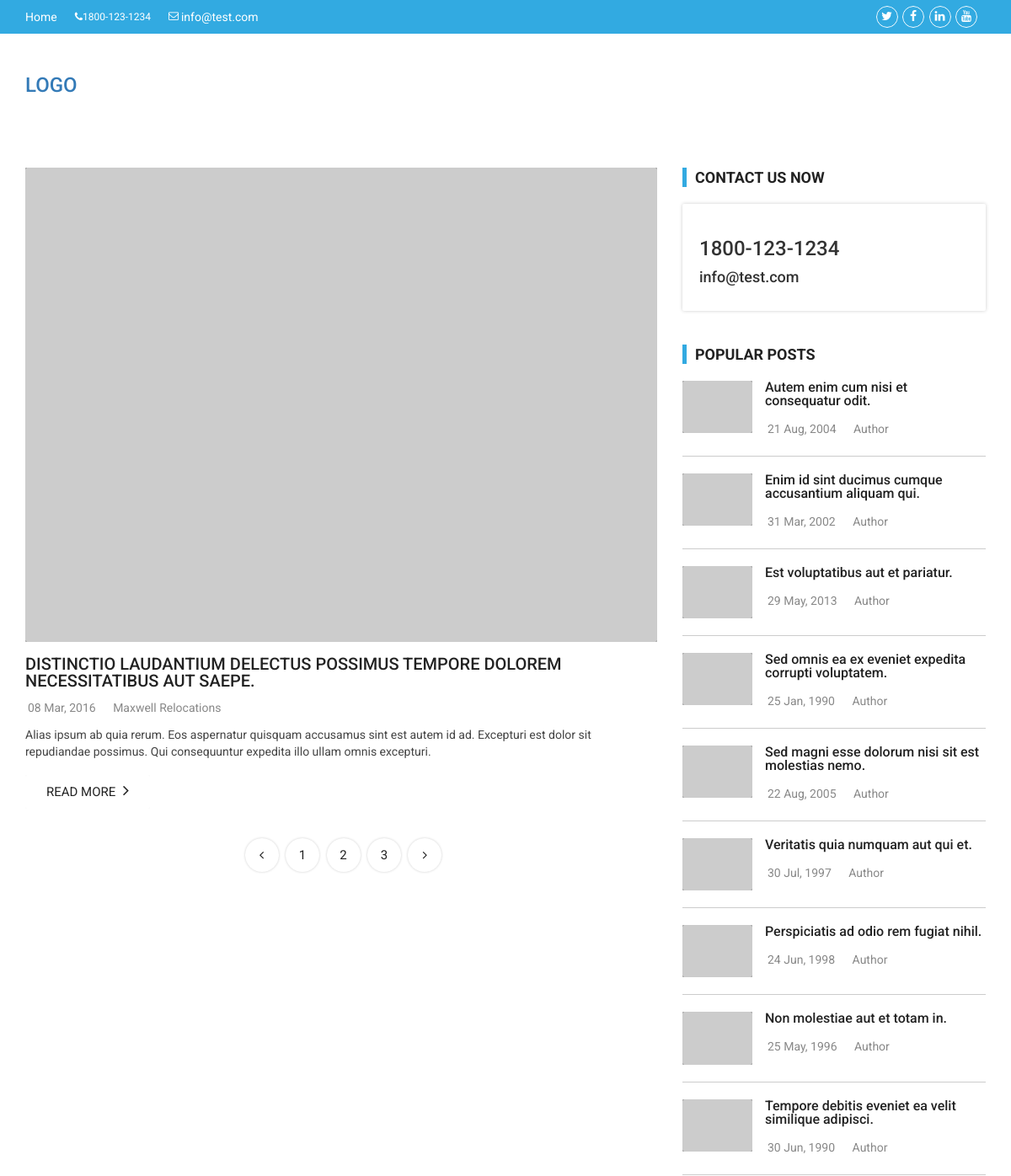
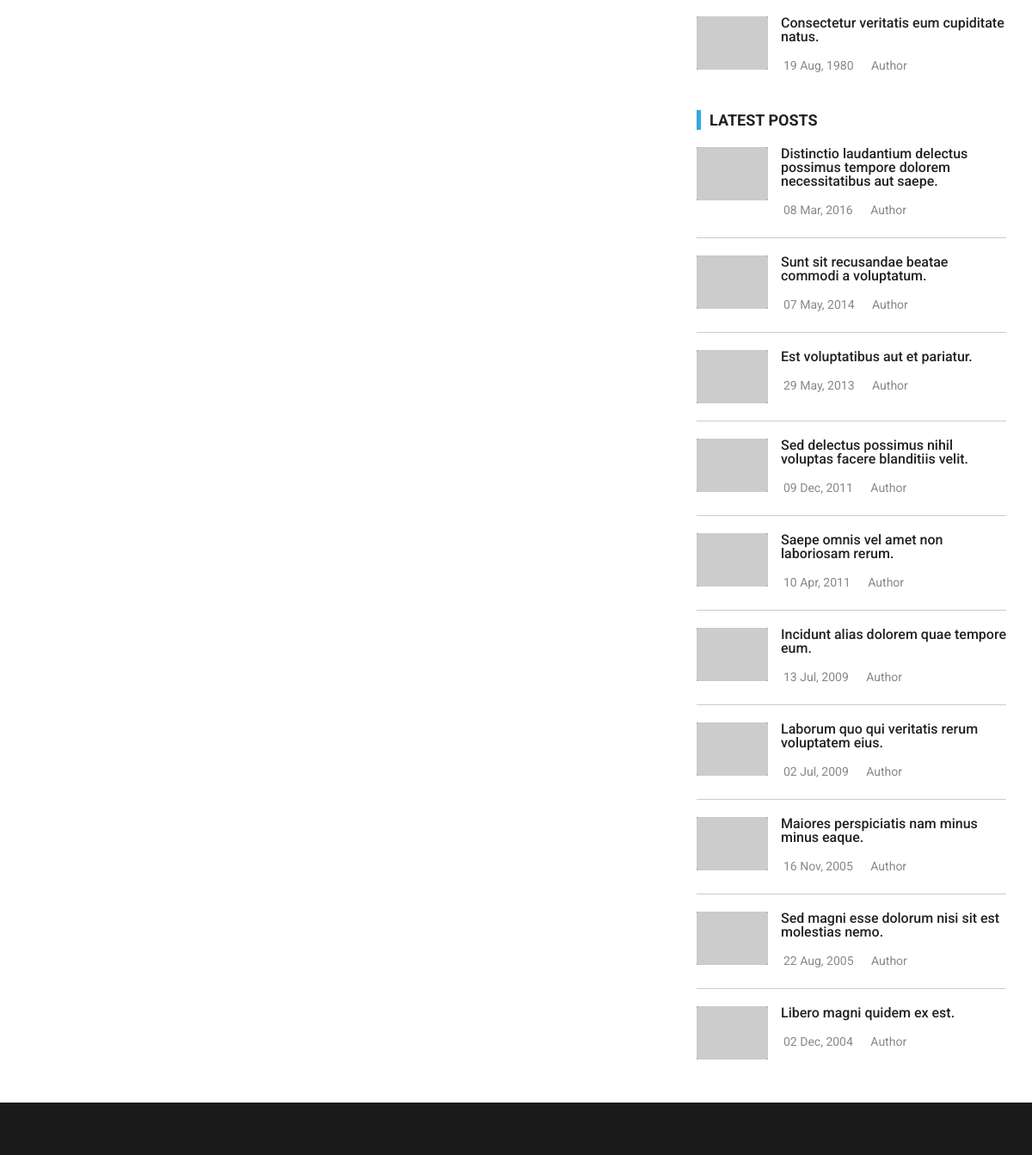
/blog/index.php, run on the app's committed database (2 pictures, top to bottom).
### tables this page shows
CREATE TABLE IF NOT EXISTS `blog_posts` (
  `postID` int(11) unsigned NOT NULL,
  `postTitle` varchar(255) DEFAULT NULL,
  `postDesc` text,
  `postCont` text,
  `postDate` datetime DEFAULT NULL,
  `image` text NOT NULL,
  `tags` text NOT NULL
);

### blog/index.php (the view)
<?php include('header.php');?>
<div class="main-content">
<div class="cp-category-page2 cp-news-grid-style-2">
<div class="container">
<div class="row">
<div class="col-md-8">
<ul class="cp-category-list">
<?php
$page=$_REQUEST['p'];
$limit=1;
if($page=='')
{
 $page=1;
 $start=0;
}
else
{
 $start=$limit*($page-1);
}
$query=mysql_query("select * from blog_posts ORDER BY postDate DESC limit $start, $limit") or die(mysql_error());
$tot=mysql_query("select * from blog_posts") or die(mysql_error());
$total=mysql_num_rows($tot);
$num_page=ceil($total/$limit);
while($res=mysql_fetch_array($query))
{
?>
<li class="cp-fullwidth-news-post-excerpt">
<div class="cp-thumb"><img src="<?php echo $res['image'];?>" alt="<?php echo $res['postTitle'];?>"></div>
<div class="cp-post-content">
<h3><a href="../<?php echo $res['postID']?>/<?php echo str_replace(' ','-',$res['postTitle']);?>_blog.html"><?php echo $res['postTitle'];?></a></h3>
<ul class="cp-post-tools">
<li><i class="icon-1"></i> <?php echo date('d M, Y',strtotime($res['postDate'])) ;?></li>
<li><i class="icon-2"></i> Maxwell Relocations</li>
</ul>
<p><?php echo $res['postDesc'];?></p>
<a href="../<?php echo $res['postID']?>/<?php echo str_replace(' ','-',$res['postTitle']);?>_blog.html" class="cp-readmore waves-effect waves-button">Read More <i class="fa fa-angle-right"></i></a>
</div>
</li>
<?php } ?>
</ul>
<div class="pagination-holder">
<nav>
<ul class="pagination">
<?php
function pagination($page,$num_page)
{
  ?>
 <li> <a aria-label="Previous" href="index.php?p=<?php
 if($page<=1){
 	echo $page;
 }
 else{
 	echo $page-1;
 }
 ?>"> <span aria-hidden="true"><i class="fa fa-angle-left"></i></span> </a> </li>
 <li><a href="index.php?p=1">1 <span class="sr-only">(current)</span></a></li>
<li><a href="index.php?p=2">2</a></li>
<li><a href="index.php?p=3">3</a></li>
 <li> <a aria-label="Next" href="index.php?p=<?php
if($page>$num_page-1){
echo $page;
}
else{
echo $page+1;
	}
 ?>"> <span aria-hidden="true"><i class="fa fa-angle-right"></i></span> </a> </li>
<?php
}
if($num_page>1)
{
 pagination($page,$num_page);
}
?>
</ul>
</nav>
</div>
</div>
<?php include('sidebar.php');?>
</div>
</div>
</div>
</div>
<?php include('footer.php') ;?>

### blog/header.php (shortened to what this page needs)
<!DOCTYPE html>
<html lang="en">
<head>
<link href="/blog/css/custom.css" rel="stylesheet">
<link href="/blog/css/color.css" rel="stylesheet">
<link href="/blog/css/mega-menu.css" rel="stylesheet">
<link href="/blog/css/bootstrap.css" rel="stylesheet">
<link href="/blog/css/bootstrap-theme.min.css" rel="stylesheet">
<link href="/blog/css/materialize.css" rel="stylesheet">
<link href="/blog/css/font-awesome.min.css" rel="stylesheet">
<link href="/blog/css/owl.slider.css" rel="stylesheet">
</head>
<body>
<div id="wrapper" class="wrapper">
<div id="cp-header" class="cp-header">
<div class="cp-topbar">
<div class="container">
<div class="row">
<div class="col-md-6">
<ul class="toplinks">
<li class="waves-effect waves-button"><a href="#">Home</a></li>
<li class="waves-effect waves-button"><i class="fa fa-phone"></i>1800-123-1234</li>
<li class="waves-effect waves-button"><i class="fa fa-envelope-o"></i> <a href="#">info@test.com </a></li>
</ul>
</div>
<div class="col-md-6">
<div class="cp-topsocial pull-right">
<ul>
<li class="waves-effect"><a href="#"><i class="fa fa-twitter"></i></a></li>
<li class="waves-effect"><a href="#"><i class="fa fa-facebook"></i></a></li>
<li class="waves-effect"><a href="#"><i class="fa fa-linkedin"></i></a></li>
<li class="waves-effect"><a href="#"><i class="fa fa-youtube"></i></a></li>
</ul>
</div>
</div>
</div>
</div>
</div>
<div class="cp-logo-row">
<div class="container">
<div class="row">
<div class="col-md-12">
<div class="logo"><a href="#"><h3>LOGO</h3></a></div>
</div>
</div>
</div>
</div>
</div>

### blog/sidebar.php (shortened to what this page needs)
<div class="col-md-4">
<div class="sidebar side-bar right-sidebar">
<div class="widget sidebar-newsletter">
<h3 class="side-title">Contact Us Now</h3>
<div class="cp-newsletter-holder">
<h3>1800-123-1234</h3>
<h4>info@test.com</h4>
</div>
</div>
<div class="widget popular-post">
<h3 class="side-title">Popular Posts</h3>
<div class="cp-sidebar-content">
<ul class="small-grid">
<?php
$query = "SELECT * FROM blog_posts ORDER BY RAND() LIMIT 10";
$query_data = mysql_query($query);
while($row = mysql_fetch_assoc($query_data)){
?>
<li>
<div class="small-post">
<div class="cp-thumb"><img alt="" src="/blog/admin/<?php echo $row['image'];?>"></div>
<div class="cp-post-content">
<h3><a href="../<?php echo $row['postID']?>/<?php echo str_replace(' ','-',$row['postTitle']);?>_blog.html"><?php echo $row['postTitle'];?></a></h3>
<ul class="cp-post-tools">
<li><i class="icon-1"></i> <?php echo date('d M, Y',strtotime($row['postDate'])) ;?></li>
<li><i class="icon-2"></i> Author</li>
</ul>
</div>
</div>
</li>
<?php } ?>
</ul>
</div>
</div>
 <div class="widget popular-post">
<h3 class="side-title">Latest Posts</h3>
<div class="cp-sidebar-content">
<ul class="small-grid">
<?php
$query = "SELECT * FROM blog_posts ORDER BY postDate DESC LIMIT 0,10";
$query_data = mysql_query($query);
while($row = mysql_fetch_assoc($query_data)){
?>
<li>
<div class="small-post">
<div class="cp-thumb"><img alt="" src="/blog/admin/<?php echo $row['image'];?>"></div>
<div class="cp-post-content">
<h3><a href="../<?php echo $row['postID']?>/<?php echo str_replace(' ','-',$row['postTitle']);?>_blog.html"><?php echo $row['postTitle'];?></a></h3>
<ul class="cp-post-tools">
<li><i class="icon-1"></i> <?php echo date('d M, Y',strtotime($row['postDate'])) ;?></li>
<li><i class="icon-2"></i> Author</li>
</ul>
</div>
</div>
</li>
<?php } ?>
</ul>
</div>
</div>
</div>
</div>

### blog/footer.php (shortened to what this page needs)
<div class="footer-four">
<div class="container">
<div class="row">
<div class="col-md-12">
</div>
</div>
</div>
</div>
</div>
</body>
</html>

### blog/css/color.css (style rules this page uses)
.cp-topbar,.cp-mega-menu>ul>li>a:hover,.cp-mega-menu>ul>li:hover>a,.cp-mega-menu .drop-down.full-width.col-4 ul.sub-menu li a:hover,.drop-down.full-width.text-links li:hover,.drop-down.full-width.text-links li:hover a,.cp-mega-menu .search-bar:hover,.loadmore,.pagination-holder .pagination>.active>a,.pagination-holder .pagination>.active>span,.pagination-holder .pagination>.active>a:hover,.pagination-holder .pagination>.active>span:hover,.pagination-holder .pagination>.active>a:focus,.pagination-holder .pagination>.active>span:focus,.most-commented ul li i,.sidebar .cat-holder .count,.sidebar .widget .cp-newsletter-holder .btn.btn-submit,.cp-cart-button .cart-button,.footer .material .material-bar::before,.footer .material .material-bar::after,.footer .form-widget .btn-submit,.cp-category-mainpost-style-4 .cp-post-content,.cp-single-post .cp-post-content blockquote:before,.cp-comments-form .btn-submit,.audioplayer-playpause,.p404 .btn-submit,.cp-review-form .btn-submit,.cp-contact-form .btn-submit,.toggle-map,.cp-login-form .btn-submit,.cp-login-form .or-sp strong,.load,.cp-mega-menu .slogo { background-color:#32aae1 }

### data on the page
blog_posts: postTitle "DISTINCTIO LAUDANTIUM DELECTUS POSSIMUS TEMPORE DOLOREM NECESSITATIBUS AUT SAEPE.", postDate "08 Mar, 2016", postDesc "Alias ipsum ab quia rerum. Eos aspernatur quisquam accusamus sint est autem id ad. Excepturi est dolor sit repudiandae possimus. Qui consequuntur expedita illo ullam omnis excepturi.", postTitle "Distinctio laudantium delectus possimus tempore dolorem necessitatibus aut saepe."
blog_posts: postTitle "Autem enim cum nisi et consequatur odit.", postDate "21 Aug, 2004"
blog_posts: postTitle "Enim id sint ducimus cumque accusantium aliquam qui.", postDate "31 Mar, 2002"
blog_posts: postTitle "Est voluptatibus aut et pariatur.", postDate "29 May, 2013"
blog_posts: postTitle "Sed omnis ea ex eveniet expedita corrupti voluptatem.", postDate "25 Jan, 1990"
blog_posts: postTitle "Sed magni esse dolorum nisi sit est molestias nemo.", postDate "22 Aug, 2005"
blog_posts: postTitle "Veritatis quia numquam aut qui et.", postDate "30 Jul, 1997"
blog_posts: postTitle "Perspiciatis ad odio rem fugiat nihil.", postDate "24 Jun, 1998"
blog_posts: postTitle "Non molestiae aut et totam in.", postDate "25 May, 1996"
blog_posts: postTitle "Tempore debitis eveniet ea velit similique adipisci.", postDate "30 Jun, 1990"
blog_posts: postTitle "Consectetur veritatis eum cupiditate natus.", postDate "19 Aug, 1980"
blog_posts: postTitle "Sunt sit recusandae beatae commodi a voluptatum.", postDate "07 May, 2014"
blog_posts: postTitle "Sed delectus possimus nihil voluptas facere blanditiis velit.", postDate "09 Dec, 2011"
blog_posts: postTitle "Saepe omnis vel amet non laboriosam rerum.", postDate "10 Apr, 2011"
blog_posts: postTitle "Incidunt alias dolorem quae tempore eum.", postDate "13 Jul, 2009"
blog_posts: postTitle "Laborum quo qui veritatis rerum voluptatem eius.", postDate "02 Jul, 2009"
blog_posts: postTitle "Maiores perspiciatis nam minus minus eaque.", postDate "16 Nov, 2005"
blog_posts: postTitle "Libero magni quidem ex est.", postDate "02 Dec, 2004"
